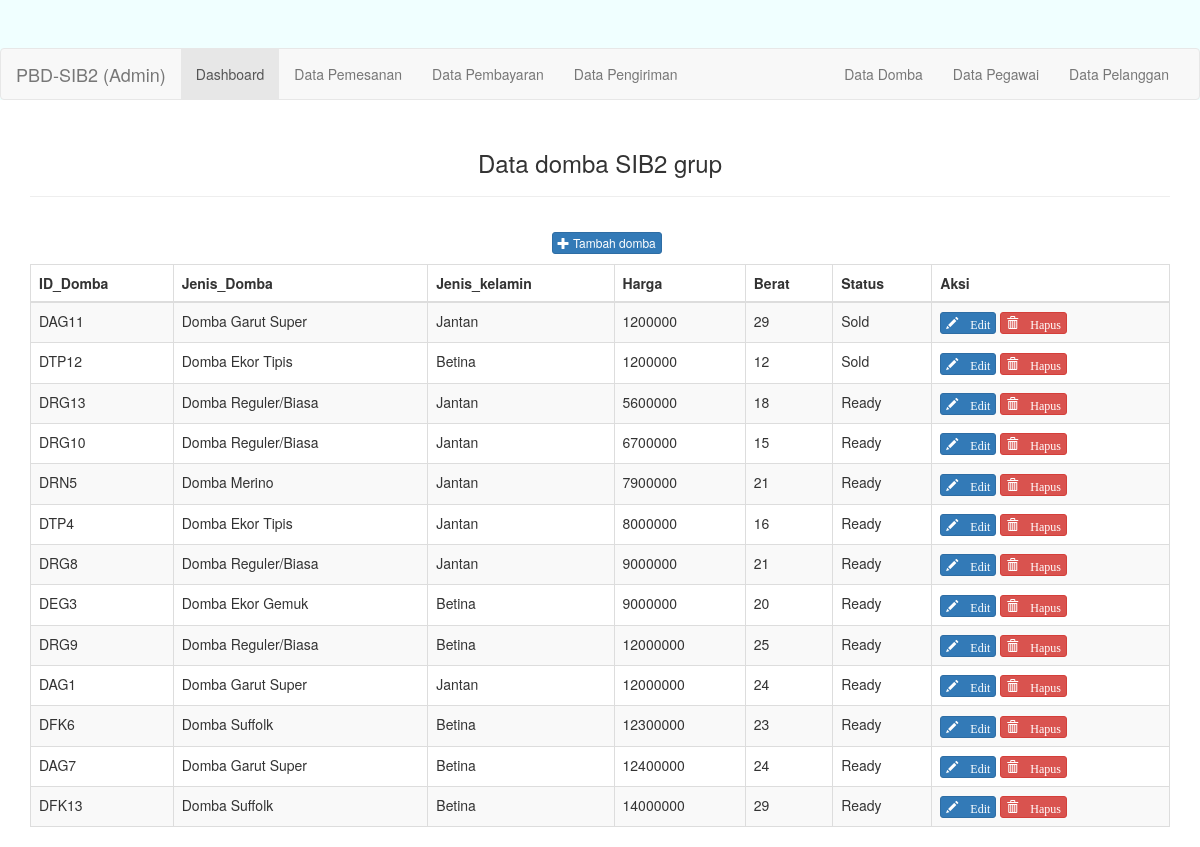
Screenshot of /domba.php with the database file from the repository.
### tables this page shows
CREATE TABLE `domba` (
  `ID_DOMBA` char(5) NOT NULL,
  `ID_JENIS` char(5) NOT NULL,
  `JENIS_KELAMIN` tinyint(1) NOT NULL,
  `HARGA` decimal(12,0) NOT NULL,
  `BERAT` decimal(5,0) NOT NULL,
  `STATUS_DOMBA` char(1) NOT NULL
);

CREATE TABLE `jenis_domba` (
  `ID_JENIS` char(5) NOT NULL,
  `JENIS_DOMBA` varchar(20) NOT NULL
);

### domba.php (the view, shortened to what this page needs)
<?php
require_once 'config/database.php';
$query = "SELECT A.ID_DOMBA,B.JENIS_DOMBA,A.JENIS_KELAMIN,A.HARGA,A.BERAT,A.STATUS_DOMBA
 FROM domba A join jenis_domba B
 ON A.ID_JENIS=B.ID_JENIS
 ORDER BY harga ASC LIMIT 0, 99";
$sql = mysqli_query($db, $query);
?>
<!DOCTYPE html>
<html>
	<head>
		<link rel="stylesheet" type="text/css" href="asset/css/bootstrap.min.css">
	</head>
	<body>
	<div class="jumbotron text-center" style="background:azure; height: 100px;">
	<nav class="navbar navbar-default">
  <div class="container-fluid">
    <div class="navbar-header">
      <a class="navbar-brand" href="#">PBD-SIB2 (Admin)</a>
    </div>
    <div class="collapse navbar-collapse" id="bs-example-navbar-collapse-1">
      <ul class="nav navbar-nav">
        <li class="active"><a href="./">Dashboard<span class="sr-only">(current)</span></a></li>
		<li><a href="./domba.php">Data Pemesanan</a></li>
		<li><a href="./domba.php">Data Pembayaran</a></li>
        <li><a href="./domba.php">Data Pengiriman</a></li>
      </ul>
      <ul class="nav navbar-nav navbar-right">
	  <li><a href="./domba.php">Data Domba</a></li>
	  <li><a href="./pegawai.php">Data Pegawai</a></li>
	  <li><a href="./domba.php">Data Pelanggan</a></li>
      </ul>
    </div>
  </div>
</nav>
	</div>
		<div class="container">
			<div class="row">
				<div class="col-xs-12 col-sm-12 col-md-12">
					<div class="text-center">
						<h3>Data domba SIB2 grup</h3><hr>
						<p style="padding:10pt 0pt 0pt 10pt;">
							<a href="pages/tambah_domba.php" class="btn btn-xs btn-primary"><span class="glyphicon glyphicon-plus"></span> Tambah domba</a>
						</p>
					</div>
					<div class="table-responsive">
						<table class="table table-striped table-bordered">
							<thead>
								<tr>
									<th>ID_Domba</th>
									<th>Jenis_Domba</th>
									<th>Jenis_kelamin</th>
									<th>Harga</th>
									<th>Berat</th>
									<th>Status</th>
									<th>Aksi</th>
								</tr>
							</thead>
							<tbody>
							<?php foreach ($sql as $member) : ?>
								<tr>
									<td><?php echo $member['ID_DOMBA']; ?></td>
									<td><?php echo $member['JENIS_DOMBA']; ?></td>
									<td><?php $member['JENIS_KELAMIN'];
									if($member['JENIS_KELAMIN']==1){
										echo "Betina";
									}
									else {
										echo "Jantan";
									}
									?></td>
									<td><?php echo $member['HARGA']; ?></td>
									<td><?php echo $member['BERAT']; ?></td>
									<td><?php $member['STATUS_DOMBA'];
									if($member['STATUS_DOMBA']==1){
										echo "Sold";
									}
									else {
										echo "Ready";
									}
									?></td>
									<td>
										<a href="pages/edit_domba.php?id=<?php echo $member['ID_DOMBA']; ?>
										" class="btn btn-xs btn-primary"><span class="glyphicon glyphicon-pencil"> Edit</span></a>
										<a href="process/hapus_domba_proses.php?id=<?php echo $member['ID_DOMBA']; ?>
										" class="btn btn-xs btn-danger"><span class="glyphicon glyphicon-trash"> Hapus</span></a>
									</td>
								</tr>
							<?php endforeach; ?>
							</tbody>
						</table>
					</div>
				</div>
			</div>
		</div>
	</body>
</html>

### rows the page displays
domba: ID_DOMBA "DAG11", ID_JENIS.JENIS_DOMBA "Domba Garut Super", JENIS_KELAMIN "Jantan", HARGA "1200000", BERAT "29", STATUS_DOMBA "Sold"
domba: ID_DOMBA "DTP12", ID_JENIS.JENIS_DOMBA "Domba Ekor Tipis", JENIS_KELAMIN "Betina", HARGA "1200000", BERAT "12", STATUS_DOMBA "Sold"
domba: ID_DOMBA "DRG13", ID_JENIS.JENIS_DOMBA "Domba Reguler/Biasa", JENIS_KELAMIN "Jantan", HARGA "5600000", BERAT "18", STATUS_DOMBA "Ready"
domba: ID_DOMBA "DRG10", ID_JENIS.JENIS_DOMBA "Domba Reguler/Biasa", JENIS_KELAMIN "Jantan", HARGA "6700000", BERAT "15", STATUS_DOMBA "Ready"
domba: ID_DOMBA "DRN5", ID_JENIS.JENIS_DOMBA "Domba Merino", JENIS_KELAMIN "Jantan", HARGA "7900000", BERAT "21", STATUS_DOMBA "Ready"
domba: ID_DOMBA "DTP4", ID_JENIS.JENIS_DOMBA "Domba Ekor Tipis", JENIS_KELAMIN "Jantan", HARGA "8000000", BERAT "16", STATUS_DOMBA "Ready"
domba: ID_DOMBA "DRG8", ID_JENIS.JENIS_DOMBA "Domba Reguler/Biasa", JENIS_KELAMIN "Jantan", HARGA "9000000", BERAT "21", STATUS_DOMBA "Ready"
domba: ID_DOMBA "DEG3", ID_JENIS.JENIS_DOMBA "Domba Ekor Gemuk", JENIS_KELAMIN "Betina", HARGA "9000000", BERAT "20", STATUS_DOMBA "Ready"
domba: ID_DOMBA "DRG9", ID_JENIS.JENIS_DOMBA "Domba Reguler/Biasa", JENIS_KELAMIN "Betina", HARGA "12000000", BERAT "25", STATUS_DOMBA "Ready"
domba: ID_DOMBA "DAG1", ID_JENIS.JENIS_DOMBA "Domba Garut Super", JENIS_KELAMIN "Jantan", HARGA "12000000", BERAT "24", STATUS_DOMBA "Ready"
domba: ID_DOMBA "DFK6", ID_JENIS.JENIS_DOMBA "Domba Suffolk", JENIS_KELAMIN "Betina", HARGA "12300000", BERAT "23", STATUS_DOMBA "Ready"
domba: ID_DOMBA "DAG7", ID_JENIS.JENIS_DOMBA "Domba Garut Super", JENIS_KELAMIN "Betina", HARGA "12400000", BERAT "24", STATUS_DOMBA "Ready"
domba: ID_DOMBA "DFK13", ID_JENIS.JENIS_DOMBA "Domba Suffolk", JENIS_KELAMIN "Betina", HARGA "14000000", BERAT "29", STATUS_DOMBA "Ready"
